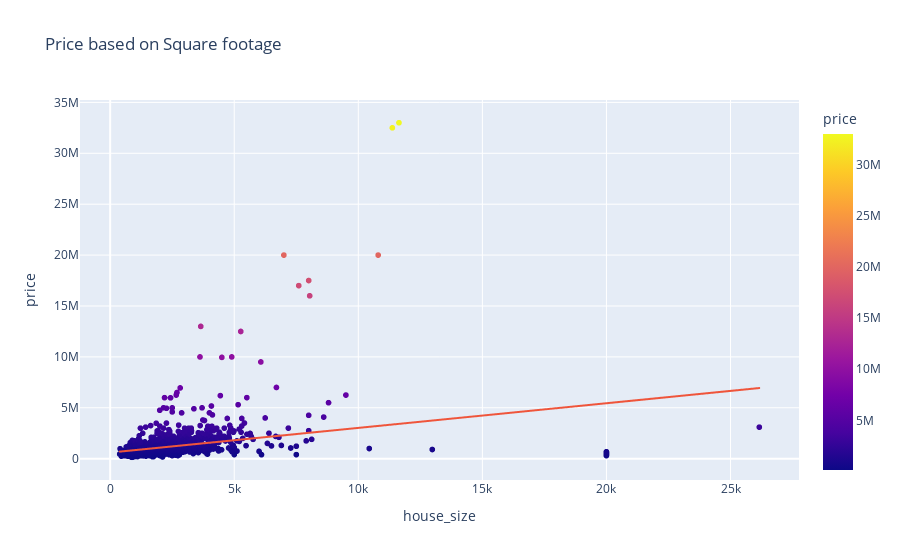

Notebook cell for this chart:
### Code cell
fig = px.scatter(df_nonull, x="house_size", y="price", trendline="ols", color = "price", title='Price based on Square footage')
fig.show()

### Figure 1 — Plotly figure (JSON) as saved in the notebook; plotly's stock layout.template omitted (floating-point values rounded to 4 significant figures; data arrays with more than 128 entries replaced by an {"elided": "..."} marker saying what was removed)
{"data": [{"hovertemplate": "house_size=%{x}<br>price=%{marker.color}<extra></extra>", "legendgroup": "", "marker": {"color": {"elided": "1804 int values"}, "coloraxis": "coloraxis", "symbol": "circle"}, "mode": "markers", "name": "", "showlegend": false, "type": "scattergl", "x": {"elided": "1804 int values"}, "xaxis": "x", "y": {"elided": "1804 int values"}, "yaxis": "y"}, {"hovertemplate": "<b>OLS trendline</b><br>price = 242.363 * house_size + 599468<br>R<sup>2</sup>=0.093708<br><br>house_size=%{x}<br>price=%{y} <b>(trend)</b><extra></extra>", "legendgroup": "", "marker": {"symbol": "circle"}, "mode": "lines", "name": "", "showlegend": false, "type": "scattergl", "x": {"elided": "1804 int values"}, "xaxis": "x", "y": {"elided": "1804 float values"}, "yaxis": "y"}], "layout": {"autosize": true, "coloraxis": {"colorbar": {"title": {"text": "price"}}, "colorscale": [[0, "#0d0887"], [0.1111, "#46039f"], [0.2222, "#7201a8"], [0.3333, "#9c179e"], [0.4444, "#bd3786"], [0.5556, "#d8576b"], [0.6667, "#ed7953"], [0.7778, "#fb9f3a"], [0.8889, "#fdca26"], [1, "#f0f921"]]}, "legend": {"tracegroupgap": 0}, "title": {"text": "Price based on Square footage"}, "xaxis": {"anchor": "y", "autorange": true, "domain": [0, 1], "range": [-1382.0, 27930.0], "title": {"text": "house_size"}, "type": "linear"}, "yaxis": {"anchor": "x", "autorange": true, "domain": [0, 1], "range": [-2572000.0, 35710000.0], "title": {"text": "price"}, "type": "linear"}}}
